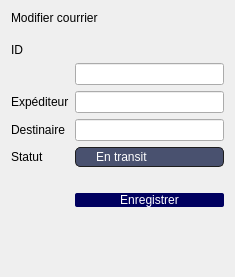
          <widget class="QWidget" name="scrollAreaWidgetContents_6">
           <property name="geometry">
            <rect>
             <x>0</x>
             <y>0</y>
             <width>235</width>
             <height>277</height>
            </rect>
           </property>
           <layout class="QFormLayout" name="formLayout_38">
            <item row="0" column="0" colspan="2">
             <widget class="QLabel" name="label_50">
              <property name="styleSheet">
               <string notr="true">font: 18pt &quot;Nunito Sans&quot;;</string>
              </property>
              <property name="text">
               <string>Modifier courrier</string>
              </property>
             </widget>
            </item>
            <item row="1" column="1">
             <layout class="QHBoxLayout" name="horizontalLayout_57"/>
            </item>
            <item row="2" column="1">
             <layout class="QHBoxLayout" name="horizontalLayout_125"/>
            </item>
            <item row="3" column="0">
             <widget class="QLabel" name="label_51">
              <property name="text">
               <string>ID</string>
              </property>
             </widget>
            </item>
            <item row="4" column="1">
             <widget class="QLineEdit" name="lineEdit12_5"/>
            </item>
            <item row="5" column="0">
             <widget class="QLabel" name="label_269">
              <property name="text">
               <string>Expéditeur</string>
              </property>
             </widget>
            </item>
            <item row="5" column="1">
             <widget class="QLineEdit" name="lineEdit_81"/>
            </item>
            <item row="6" column="0">
             <widget class="QLabel" name="label_52">
              <property name="text">
               <string>Destinaire</string>
              </property>
             </widget>
            </item>
            <item row="6" column="1">
             <widget class="QLineEdit" name="lineEdit13_5"/>
            </item>
            <item row="7" column="0">
             <widget class="QLabel" name="label_36">
              <property name="text">
               <string>Statut</string>
              </property>
             </widget>
            </item>
            <item row="7" column="1">
             <widget class="QComboBox" name="comboBox_9">
              <property name="styleSheet">
               <string notr="true">QComboBox QAbstractItemView
{
    border: 2px solid darkgray;
    color: white;
    selection-background-color: rgb(73, 81, 111);
}

QComboBox::drop-down
{
     subcontrol-origin: padding;
     subcontrol-position: top right;
     width: 15px;
     color: white;
     border-left-width: 0px;
     border-left-color: darkgray;
     border-left-style: solid; /* just a single line */
     border-top-right-radius: 3px; /* same radius as the QComboBox */
     border-bottom-right-radius: 3px;
     padding-left: 10px;
 }
QComboBox
{
	
	font: 25 8pt &quot;Nunito&quot;;
    subcontrol-origin: padding;
    subcontrol-position: top right;
    selection-background-color: #111;
    selection-color: yellow;
    color: white;
	background-color: rgb(73, 81, 111);
    border-style: solid;
    border: 1px solid #1e1e1e;
    border-radius: 5;
    padding: 1px 0px 1px 20px;
}</string>
              </property>
              <item>
               <property name="text">
                <string>En transit</string>
               </property>
              </item>
              <item>
               <property name="text">
                <string>Reçu</string>
               </property>
              </item>
             </widget>
            </item>
            <item row="9" column="0">
             <widget class="QLabel" name="label_59">
              <property name="text">
               <string/>
              </property>
             </widget>
            </item>
            <item row="11" column="1">
             <widget class="QPushButton" name="pushButton_28">
              <property name="styleSheet">
               <string notr="true">QPushButton
{
	border: 10 px;border-radius: 2px;
background-color: rgb(0, 0, 95);
color:white;
	font: 25 9pt &quot;Nunito&quot;;
}</string>
              </property>
              <property name="text">
               <string>Enregistrer</string>
              </property>
             </widget>
            </item>
           </layout>
          </widget>
